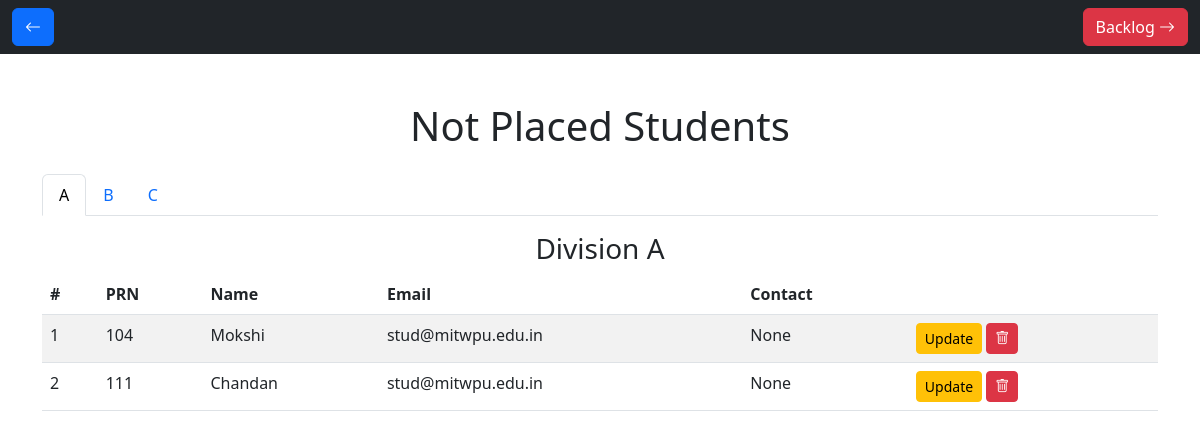
Page /not_placed/ on the committed database.
### app/models.py (models this page shows, shortened)
class Student(models.Model):
    prn=models.CharField(max_length=10,unique=True)
    name=models.CharField(max_length=25)
    email=models.EmailField(default="stud@mitwpu.edu.in",null=False)
    phn = models.CharField(max_length=10, blank=True, null=True)
    status=models.ForeignKey(Status,on_delete=models.CASCADE,related_name="s_status")
    div = models.ForeignKey(Division, on_delete=models.CASCADE, related_name="students")
    doc = models.FileField(upload_to='documents/', null=True, blank=True)

### app/views.py (the view)
# urls.py: path('not_placed/',not_placed,name='not_placed'),
def not_placed(request):
    not_placed_status = Status.objects.get(status='Not_Placed')
    not_placed_students = Student.objects.filter(status=not_placed_status)
    divisions = Division.objects.all()
    division_wise_students = {
        division.div: not_placed_students.filter(div=division)  # Corrected lookup
        for division in divisions
    }
    return render(request, 'not_placed.html', {
        'division_wise_students': division_wise_students,
    })

### templates/not_placed.html (shortened to what this page needs)
<!DOCTYPE html>
<html lang="en">
<head>
    <link href="https://cdn.jsdelivr.net/npm/bootstrap@5.3.0-alpha1/dist/css/bootstrap.min.css" rel="stylesheet">
    <link rel="stylesheet" href="https://cdnjs.cloudflare.com/ajax/libs/bootstrap-icons/1.10.0/font/bootstrap-icons.min.css">
</head>
<body>
    <nav class="navbar navbar-expand-lg navbar-dark bg-dark">
        <div class="container-fluid">
            <a href="{% url 'home' %}" class="btn btn-primary me-auto">
                <i class="bi bi-arrow-left"></i>
            </a>
            <a href="{% url 'backlog' %}" class="btn btn-danger ms-auto">
                Backlog <i class="bi bi-arrow-right"></i>
            </a>
        </div>
    </nav>
    <div class="container my-5">
        <h1 class="text-center mb-4">Not Placed Students</h1>
        <ul class="nav nav-tabs" id="divisionTabs" role="tablist">
            {% for division, students in division_wise_students.items %}
                <li class="nav-item" role="presentation">
                    <a class="nav-link {% if forloop.first %}active{% endif %}" id="{{ division }}-tab" data-bs-toggle="tab" href="#{{ division }}" role="tab" aria-controls="{{ division }}" aria-selected="{% if forloop.first %}true{% else %}false{% endif %}">{{ division }}</a>
                </li>
            {% endfor %}
        </ul>
        <div class="tab-content" id="divisionTabsContent">
            {% for division, students in division_wise_students.items %}
                <div class="tab-pane fade {% if forloop.first %}show active{% endif %}" id="{{ division }}" role="tabpanel" aria-labelledby="{{ division }}-tab">
                    <div class="table-responsive mt-3">
                        <h3 class="text-center">Division {{ division }}</h3>
                        <table class="table table-striped">
                            <thead>
                                <tr>
                                    <th>#</th>
                                    <th>PRN</th>
                                    <th>Name</th>
                                    <th>Email</th>
                                    <th>Contact</th>
                                    <th></th>
                                </tr>
                            </thead>
                            <tbody>
                                {% for student in students %}
                                    <tr>
                                        <td>{{ forloop.counter }}</td>
                                        <td>{{ student.prn }}</td>
                                        <td>{{ student.name }}</td>
                                        <td>{{ student.email }}</td>
                                        <td>{{ student.phn }}</td>
                                        <td>
                                            <a href="{% url 'update_student' student.id %}" class="btn btn-warning btn-sm">Update</a>
                                            <form action="{% url 'delete_student' student.id %}" method="POST" style="display: inline;">
                                                <button type="submit" class="btn btn-danger btn-sm">
                                                    <i class="bi bi-trash"></i>
                                                </button>
                                            </form>
                                        </td>
                                    </tr>
                                {% empty %}
                                    <tr>
                                        <td colspan="6" class="text-center">No not placed students in this division</td>
                                    </tr>
                                {% endfor %}
                            </tbody>
                        </table>
                    </div>
                </div>
            {% endfor %}
        </div>
    </div>
</body>
</html>

### rows in the picture
Student: prn "104", name "Mokshi", email "stud@mitwpu.edu.in", phn "None"
Student: prn "111", name "Chandan", email "stud@mitwpu.edu.in", phn "None"

### other values in the picture
{{ division }} "A" "B" "C"
{{ division }} "A"
